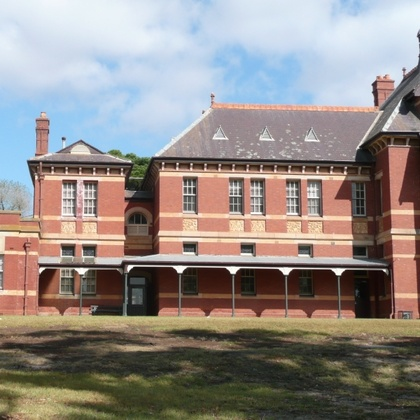
%> input picture data/inp/mine/church1.jpg, 420 x 420 px, shrunk from 600 x 600 before the run; its folder holds only this picture in this run
$ octave myPanorama.m   (GNU Octave 9; MATLAB toolbox functions it lacks are replaced by stand-ins)
%> lines starting %> are read from the running program, lines starting %| are printed output that depends on the picture
### code/imReadAndConvert.m
function [ image ] = imReadAndConvert( filename, representation )
%> called with filename = '../data/inp/mine/church1.jpg', representation = 1
%IMREADANDCONVERT Reads an image file and converts it to the specified
%representation
%   filename - the filename to read
%   representation - one of the following:
%       1 - grayscale
%       2 - RGB
    REPR_GRAY = 1;
    REPR_RGB = 2;

    info = imfinfo(filename);
    image = imread(filename);
%> image is the input picture: size 420x420x3 uint8; mean R, G, B 145.8, 137.9, 133.6

    if representation==REPR_GRAY,
        if strcmp(info.ColorType,'truecolor'),
            image = rgb2gray(image);
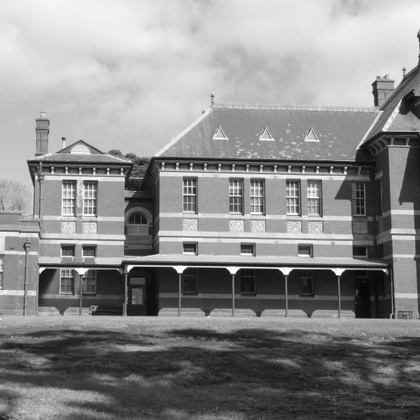
%> image: size 420x420 uint8; min 5, max 255, mean 139.7
        end
    end

    image = im2double(image);
%> image: size 420x420 double
end

### code/makeFilter.m
function [ filter ] = makeFilter( size )
%> called with size = 3
%MAKEKERNEL Generate a gaussian filter (1D) of given size (odd size)
%   Estimate the filter using binomial coefficents

    filter = 1;

    for i=3:2:size,
       filter = conv([1 1], filter);
       filter = conv([1 1], filter);
    end

    filter = filter/sum(filter);

end

### code/GaussianPyramid.m
function [ pyr, filter ] = GaussianPyramid( im, maxLevels, filterSize )
%GAUSSIANPYRAMID Create a gaussian pyramid
%   Create a gaussian pyramid from a grayscale image of type double,
%   with at most maxLevels, and a filter of size filterSize

    MIN_IM_SIZE = 16;

    filter = makeFilter( filterSize );
    pyr = {im};
%> pyr = 1 item

    while min(size(im)) >= MIN_IM_SIZE && length(pyr) < maxLevels,
        imlevel = applyFilter( pyr{end}, filter );
        pyr{end+1,1} = imlevel(1:2:end, 1:2:end);
    end
%> this loop made 2 passes
%> pass 2, in applyFilter (call 2), `blurred_im = conv2(im, filter, 'same');`:
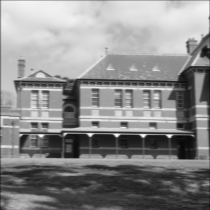
%> blurred_im: size 210x210 double; min 0.0333, max 0.974, mean 0.546
%> pass 2, in applyFilter (call 2), `blurred_im = conv2(blurred_im, filter', 'same');`:
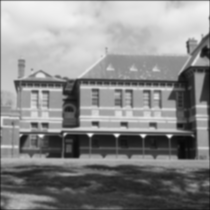
%> blurred_im: size 210x210 double; min 0.0342, max 0.957, mean 0.545
%> after the loop, pyr = 3 items

end

### code/applyFilter.m
function [ blurred_im ] = applyFilter( im, filter )
%APPLYFILTER Blur an image using a given filter
%   Blur an image in image space using filter convolution

    blurred_im = conv2(im, filter, 'same');
    blurred_im = conv2(blurred_im, filter', 'same');
    % Testing actually showed 2d convolution of a matrix filter to be
    % faster than doing a convolution twice with vectors

end

### code/generatePanorama.m
function panorama = generatePanorama(inpPathFormat,outPath,numFrames,renderAtFrame,verbose)
% GENERATEPANORAMA Load set of RGB frames and combine them into a single RGB panorama.
%
% Syntax:
% panorama = generatePanorama(inpPathFormat,outPath,numFrames,renderAtFrame,verbose)
%
% Arguments:
% inpPathFormat - String having the form '/dir1/dir2/name%d.jpg' s.t. the
%   path to RGB frame i is sprintf('/dir1/dir2/name%d.jpg',i).
% outPath - Path to output panorama RGB image file.
% numFrames - Sets the frame indices ([1:numFrames]) to load.
% renderFrame - Sets the index of the frame towards which the rest of the
%   frames should be warped when rendering the panorama.
%
% Returns:
% panorama - Combined RGB panorama image.

if verbose;
  disp(' ');
  disp('Generate-Panorama started.');
end


ransacNumIters = 18000;
ransacInlierTol = 9.2;
minMatchScore = 0.86;

% load frames, detect feature point positions and compute their descriptors
if verbose;
  disp('Loading frames, detecting feature points and computing their descriptors...');
end
im = cell(numFrames,1);
pos = cell(numFrames,1);
desc = cell(numFrames,1);
for i=1:numFrames
  im{i} = imReadAndConvert(sprintf(inpPathFormat,i),1);
  pyr = GaussianPyramid(im{i},3,3);
%> pyr = 3 items
  [pos{i},desc{i}] = findFeatures(pyr);
end

% register homographies between all consecutive frame pairs
if verbose;
  disp('Registering homographies between all consecutive frame pairs...');
end
Hpair = cell(numFrames-1,1);
for i=1:numFrames-1
  [inda,indb] = matchFeatures(desc{i},desc{i+1},minMatchScore);
  posa = pos{i}(inda,:);
  posb = pos{i+1}(indb,:);
  [Hpair{i},inlind] = ransacHomography(posa,posb,ransacNumIters,ransacInlierTol);
  if verbose
    displayMatches(im{i},im{i+1},posa,posb,inlind);
		drawnow;
  end
end
clear im;
Htot = accumulateHomographies(Hpair, renderAtFrame);

% load RGB images
if verbose;
  disp('Loading RGB images...'); end
imR = cell(numFrames,1);
imG = cell(numFrames,1);
imB = cell(numFrames,1);
for i=1:numFrames
  imRGB = imReadAndConvert(sprintf(inpPathFormat,i),2);
  imR{i} = imRGB(:,:,1);
  imG{i} = imRGB(:,:,2);
  imB{i} = imRGB(:,:,3);
end

% render each image channel seperately using Htot
if verbose;
  disp('Rendering panorama...');
end

panorama(:,:,1) = renderPanorama(imR,Htot);
panorama(:,:,2) = renderPanorama(imG,Htot);
panorama(:,:,3) = renderPanorama(imB,Htot);

% possibly save panorama
if ~isempty(outPath)
  if verbose;
    fprintf(1,'Saving panorama to %s...\n',outPath);
  end
  imwrite(panorama,outPath,'Quality',93);
end

if verbose
  figure; imshow(panorama);
  disp('Done.');
end

### code/spreadOutCorners.m
function pos = spreadOutCorners(im,n,m,radius)
%> called with n = 7, m = 7, radius = 3
% SPREADOUTCORNERS Detects Harris corners in an nxm grid of sub-images of im.
%
% Syntax:
% pos = spreadOutCorners(im,n,m,radius)
%
% Arguments:
% im - Grayscale image in which to search for Harris corners.
% n - Number of vertical sub-images to decompose im into.
% m - Number of horizontal sub-images to decompose im into.
% radius - The radius size of the features - this function will make sure
% that there will not be keypoints such that the featues will be sampled
% out of the picture's border
%
% Returns:
% pos - A kx2 matrix of [x,y] corner coordinates per row detected in im.
%
% Description:
% By running Matlab's Harris corner detector on seperate sub-images of a
% given image, spreadOutCorners is able to avoid returning corners
% concentrated in a small region of the image. This may have otherwise
% occured if maxNumCorners corners, having heighest Harris score, were
% concentrated in a small image region.

numFound = 0;
pos = zeros(800,2); % preallocate pos

%remove border such that keypoints will not be too close to the border
im=im((radius*4+1):end-(radius*5),(radius*4+1):end-(radius*5));
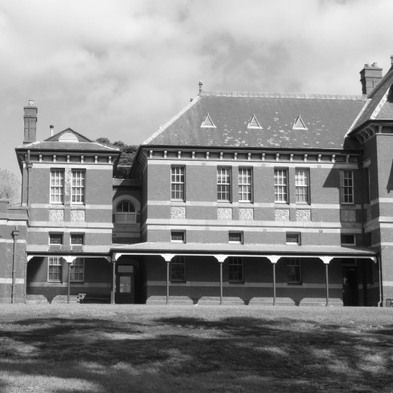
%> im: size 393x393 double; min 0.0196, max 1, mean 0.548

% Harris will find at most siMaxNumCorners number of corners per sub-image
siWidth = floor(size(im,2)/m);  % sub-image width and height
%> siWidth = 56
siHeight = floor(size(im,1)/n); %
%> siHeight = 56
xbound = [1+(0:m-1)*siWidth,size(im,2)];  % boundary coords of sub-images
%> xbound = [1 57 113 169 225 281 337 393]
ybound = [1+(0:n-1)*siHeight,size(im,1)]; %
%> ybound = [1 57 113 169 225 281 337 393]

for j=1:numel(xbound)-1   % for all sub-images
  for i=1:numel(ybound)-1 %
    subIm = im(ybound(i):ybound(i+1),xbound(j):xbound(j+1));
    subImPos = HarrisCornerDetector(subIm);
    subImPos(:,1) = subImPos(:,1)+xbound(j)-1;
    subImPos(:,2) = subImPos(:,2)+ybound(i)-1;
    currNumFound = size(subImPos,1);
    pos(numFound+1:numFound+currNumFound,:) = subImPos;
    numFound = numFound+currNumFound;
  end
end
%> after the loop, numFound = 657; pos = 800 rows, first 12: [3 28; 4 25; 5 11; 5 18; 5 20; 6 15; 55 52; 25 109; 30 101; 30 103; 38 109; 16 150]; subImPos = 35 rows, first 12: [342 342; 342 361; 346 343; 346 368; 348 366; 348 368; 356 347; 357 385; 359 339; 359 376; 360 346; 360 368]

pos = pos(1:numFound,:); % get rid of the trailing zeros
%> pos = 657 rows, first 12: [3 28; 4 25; 5 11; 5 18; 5 20; 6 15; 55 52; 25 109; 30 101; 30 103; 38 109; 16 150]

%Returning the border back
pos=pos+radius*4;
%> pos = 657 rows, first 12: [15 40; 16 37; 17 23; 17 30; 17 32; 18 27; 67 64; 37 121; 42 113; 42 115; 50 121; 28 162]

### code/findFeatures.m
function [pos,desc] = findFeatures(pyr)
% FINDFEATURES Detect feature points in pyramid and sample their descriptors.
% This function should call the functions spreadOutCorners for getting the keypoints, and
% sampleDescriptor for sampling a descriptor for each keypoint
% Arguments:
% pyr ? Gaussian pyramid of a grayscale image having 3 levels.
% Returns:
% pos ? An Nx2 matrix of [x,y] feature positions per row found in pyr. These
% coordinates are provided at the pyramid level pyr{1}.
% desc ? A kxkxN feature descriptor matrix.
    DESC_RADIUS = 3;

    pos = spreadOutCorners( pyr{1}, 7, 7, DESC_RADIUS );
    % Calculate the position of the centers in the 3rd level
    pos3 = 2^( 1-3 )*( pos-1 ) + 1;
%> pos3 = 657 rows, first 12: [4.5 10.75; 4.75 10; 5 6.5; 5 8.25; 5 8.75; 5.25 7.5; 17.5 16.75; 10 31; 11.25 29; 11.25 29.5; 13.25 31; 7.75 41.25]
    desc = sampleDescriptor( pyr{3} , pos3, DESC_RADIUS );

end

### code/sampleDescriptor.m
function [ desc ] = sampleDescriptor( im, pos, descRad )
%> called with descRad = 3
%SAMPLEDESCRIPTOR Sample a MOPS-like descriptor at given positions in the
%image.
%   Arguments:
%   im - n x m grayscale image to sample within.
%   pos - A N x 2 matrix of [x,y] descriptor positions in im
%   descRad - "Radius" of descriptors to compute
%   Returns:
%   desc - A k x k x N matrix containing the ith descriptor at desc(:,:,i).
%   The per-descripor dimensions k x k are related to the descRad as
%   follows: k = 1 + 2*descRad
    N = size(pos, 1);
%> N = 657
    K = 1 + 2*descRad;

    xs = pos(:, 1);
%> xs = 657 values, max 101.5 at index 586, min 4.5 at index 1, mean 49.7
    ys = pos(:, 2);
%> ys = 657 values, max 101.2 at index 98, min 4.75 at index 502, mean 56.8

    % Preallocate the descriptors matrix
    desc = zeros( K, K, N );

    %% Interpolate the descriptors

    for dx = -descRad:descRad,
        for dy = -descRad:descRad,
            desc( 1+dy+descRad, 1+dx+descRad, : ) = interp2( ...
                im, xs+dx, ys+dy, 'linear' );
        end
    end

    % Squeeze the 3d matrix into a 2d matrix, for ease of computation
    desc = reshape(desc, [K*K, N]);
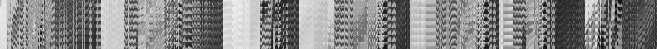
%> desc: size 49x657 double; min 0.0515, max 0.941, mean 0.528

    % matlab's norm works on the whole matrix, so this version will
    % calculate the 2-norm only for each column
	colnorm = @(M) sqrt(sum(M.^2,1));

    % Normalize the descriptor
    desc = desc - repmat(mean(desc), [K*K, 1]);
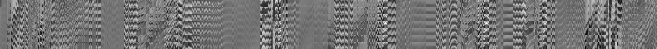
%> desc: size 49x657 double; min -0.462, max 0.555, mean -3.97e-18; drawn with min black and max white
    desc = desc ./ repmat(colnorm(desc), [K*K 1]);
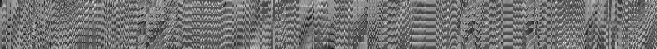
%> desc: size 49x657 double; min -0.5, max 0.603, mean 5.74e-18; drawn with min black and max white
%> the run ends on the next line

    desc = reshape(desc, [K, K, N]);
end

### code/myPanorama.m
%
% This script generates two example panorama images found online
%

verbose = true;
warning('OFF','images:initSize:adjustingMag');
tic;
numFrames = 2;
inpPathFormat = '../data/inp/mine/church%d.jpg';
 outPath = '../data/out/mine/church.jpg';
renderAtFrame = ceil(numFrames/2);
generatePanorama(inpPathFormat,outPath,numFrames,renderAtFrame,verbose);
